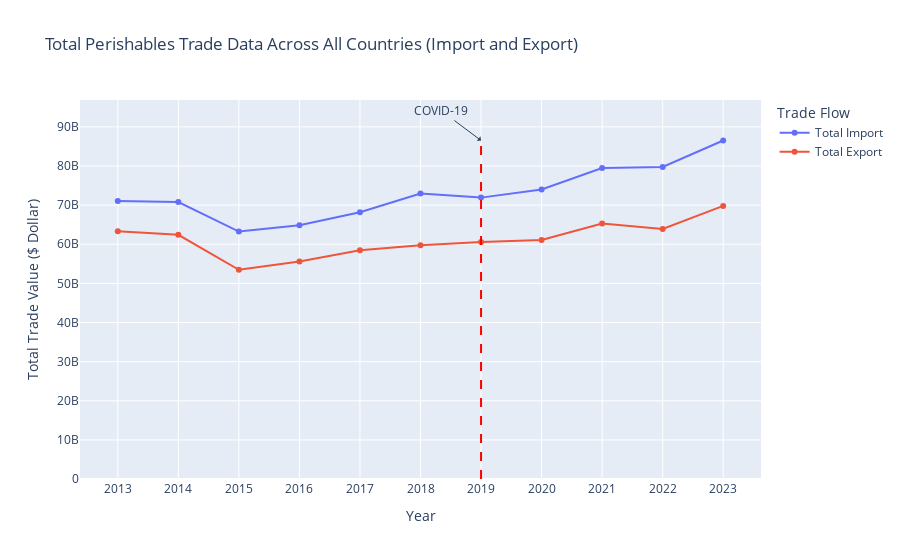

Notebook code cell kept with this figure:
### Markdown cell above
3. **Electrical Machinery and Equipment**:
   - **Trend Overview**: The trade value for both imports and exports of electrical machinery and equipment demonstrated steady growth from 2013 to 2019. However, a notable dip in 2020 aligns with the onset of the COVID-19 pandemic.
   - **Impact of COVID-19**: The pandemic caused a disruption in trade, visible as a decline in both import and export values in 2020. This was followed by a recovery trend from 2021 onwards, with imports rebounding more significantly than exports.
   - **Post-Pandemic Recovery**: By 2023, import values surpassed pre-pandemic levels, indicating resilience and a robust recovery. Exports, although recovered, showed a slower growth rate compared to imports, suggesting potential supply chain or market challenges.

### Code cell
df_path = r'data/SQ2/TradeData020708.xlsx'
load_and_display_data(df_path, "COVID-19", "Total Perishables Trade Data Across All Countries (Import and Export)", "Total Trade Value ($ Dollar)")

### Figure 1 — Plotly figure (JSON) as saved in the notebook; plotly's stock layout.template omitted (floating-point values rounded to 4 significant figures)
{"data": [{"mode": "lines+markers", "name": "Total Import", "type": "scatter", "x": [2013, 2014, 2015, 2016, 2017, 2018, 2019, 2020, 2021, 2022, 2023], "y": [71060000000.0, 70800000000.0, 63250000000.0, 64840000000.0, 68190000000.0, 73000000000.0, 71920000000.0, 74000000000.0, 79480000000.0, 79770000000.0, 86520000000.0]}, {"mode": "lines+markers", "name": "Total Export", "type": "scatter", "x": [2013, 2014, 2015, 2016, 2017, 2018, 2019, 2020, 2021, 2022, 2023], "y": [63350000000.0, 62410000000.0, 53460000000.0, 55620000000.0, 58480000000.0, 59770000000.0, 60560000000.0, 61090000000.0, 65290000000.0, 63920000000.0, 69800000000.0]}], "layout": {"annotations": [{"arrowhead": 1, "ax": -40, "ay": -30, "showarrow": true, "text": "COVID-19", "x": 2019, "y": 86520000000.0}], "legend": {"title": {"text": "Trade Flow"}}, "shapes": [{"line": {"color": "red", "dash": "dash"}, "type": "line", "x0": 2019, "x1": 2019, "y0": 0, "y1": 86520000000.0}], "title": {"text": "Total Perishables Trade Data Across All Countries (Import and Export)"}, "xaxis": {"tickmode": "linear", "title": {"text": "Year"}}, "yaxis": {"title": {"text": "Total Trade Value ($ Dollar)"}}}}
